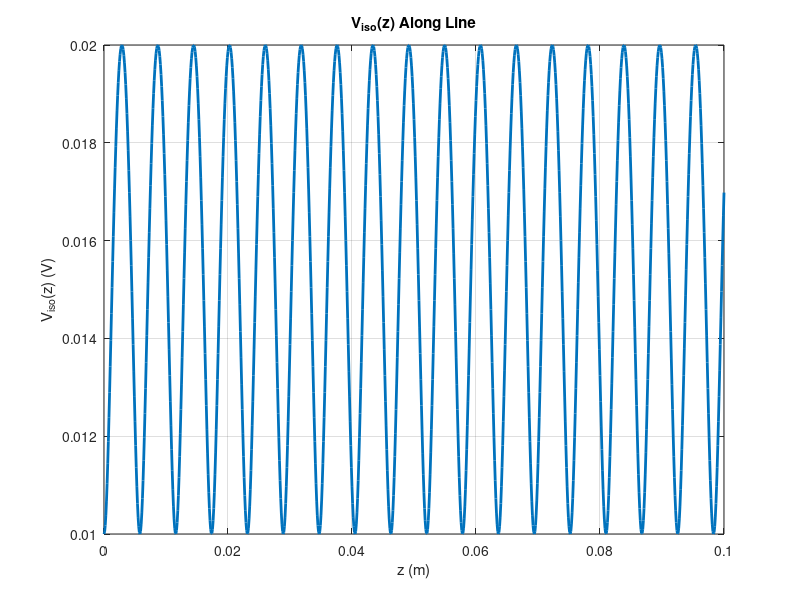

This figure's MATLAB source:
e_r = 9.8; 
h = 1.6e-3; 
Z_inf = 50;
V_iso = 10e-3;
I_iso = 0.4e-3;
f = 10e9;
L = 100e-3;
z = 0:L/1000:L;
c = 3*1e8;

A = (Z_inf/60)*sqrt((e_r+1)/2)+((e_r-1)/(e_r+1))*(0.23*+(0.11/e_r));
B = (377*pi)/(2*Z_inf*sqrt(e_r));

W_h_1 = (8*exp(A))/(exp(2*A)-2)
W_h_2 = (2/pi)*(B-1-log(2*B-1)+((e_r-1)/(2*e_r))*(log(B-1)+0.39-(0.61/e_r)))


if W_h_1<2
    W=h*W_h_1;
elseif W_h_2>2
    W=h*W_h_2;
end

Z0 = V_iso/I_iso;
Zin = Z0;

Gamma_In = (Zin-Z_inf)/(Zin+Z_inf);
e_eff= (e_r+1)/2 + (e_r-1)/2 *1/sqrt(1+12*h/W);
Vp = c/sqrt(e_eff);
K = 2*pi*f/Vp;
Gamma_L = Gamma_In*exp(2*i*K*L);
ZL = Z_inf*(1+Gamma_In)/(1-Gamma_In);
Vz = V_iso .* (1+ (Gamma_In*exp(2*i*K.*z))) .*exp(2*i*K.*z)./(1+Gamma_In);
Vz = abs(Vz);

plot(z, Vz, 'LineWidth',2); 
title('V_{iso}(z) Along Line'); grid on;
xlabel('z (m)'); ylabel('V_{iso}(z) (V)');







